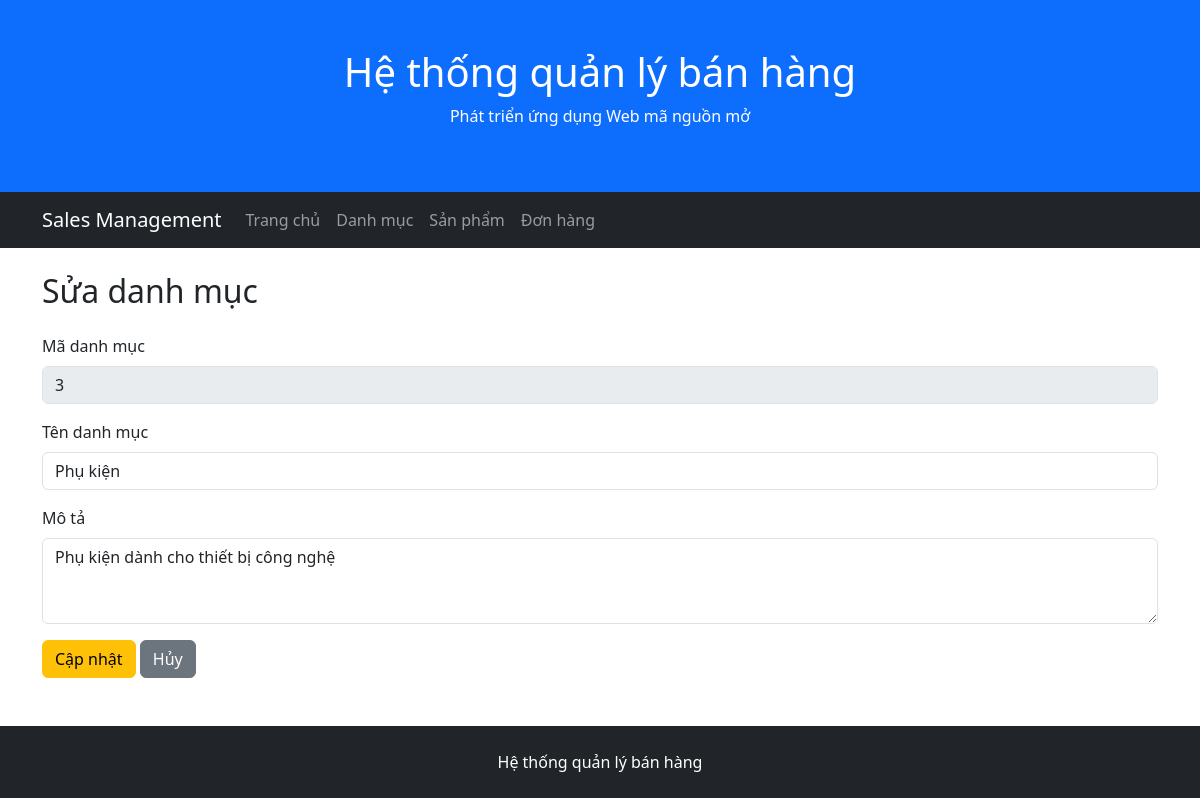
The app's page /categories/edit.php?id=3 with its own data.
### tables this page shows
CREATE TABLE categories (
    CategoryID INT AUTO_INCREMENT PRIMARY KEY,
    CategoryName VARCHAR(200) NOT NULL,
    Description TEXT
);

### public/categories/edit.php (the view, shortened to what this page needs)
<?php
require_once '/var/www/src/config/database.php';
$categoryID = isset($_GET['id'])
    ? (int) $_GET['id']
    : 0;
$sql = "
    SELECT
        CategoryID,
        CategoryName,
        Description
    FROM categories
    WHERE CategoryID = ?
";
$stmt = $conn->prepare($sql);
$stmt->bind_param('i', $categoryID);
$stmt->execute();
$result = $stmt->get_result();
$category = $result->fetch_assoc();
require_once '/var/www/src/includes/header.php';
require_once '/var/www/src/includes/navbar.php';
?>
<div class="container mt-4">
    <h2 class="mb-4">Sửa danh mục</h2>
    <form method="post">
        <div class="mb-3">
            <label class="form-label">
                Mã danh mục
            </label>
            <input
                type="text"
                class="form-control"
                value="<?= $category['CategoryID'] ?>"
                disabled
            >
        </div>
        <div class="mb-3">
            <label for="categoryName" class="form-label">
                Tên danh mục
            </label>
            <input
                type="text"
                class="form-control"
                id="categoryName"
                name="category_name"
                value="<?= htmlspecialchars(
                    $_POST['category_name']
                    ?? $category['CategoryName']
                ) ?>"
                required
            >
        </div>
        <div class="mb-3">
            <label for="description" class="form-label">
                Mô tả
            </label>
            <textarea
                class="form-control"
                id="description"
                name="description"
                rows="3"
            ><?= htmlspecialchars(
                $_POST['description']
                ?? $category['Description']
                ?? ''
            ) ?></textarea>
        </div>
        <button type="submit" class="btn btn-warning">
            Cập nhật
        </button>
        <a href="/categories/" class="btn btn-secondary">
            Hủy
        </a>
    </form>
</div>
<?php
require_once '/var/www/src/includes/footer.php';

### records on screen
categories: CategoryID "3", category_name "Phụ kiện", description "Phụ kiện dành cho thiết bị công nghệ"
